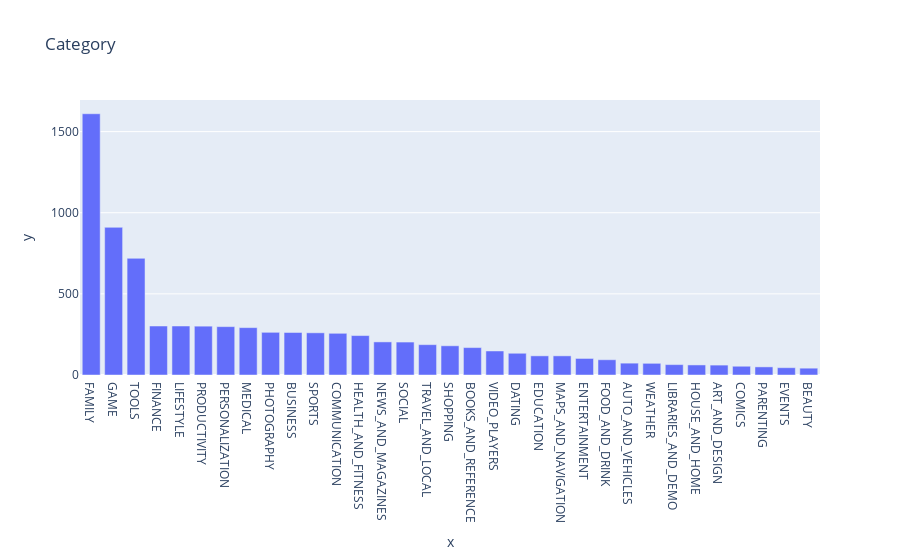

This figure's notebook cell:
### Markdown cell above
# Plotly Bar Charts & Scatter Plots: Analysing App Categories

### Code cell
# make a  Bar Charts Analysing App Categories using plotly
x = df_apps_clean.Category.value_counts().index
y = df_apps_clean.Category.value_counts().values
fig = px.bar(x=x, y=y, title='Category')
fig.show()

### Figure 1 — Plotly figure (JSON) as saved in the notebook; plotly's stock layout.template omitted (floating-point values rounded to 4 significant figures)
{"data": [{"alignmentgroup": "True", "hovertemplate": "x=%{x}<br>y=%{y}<extra></extra>", "legendgroup": "", "marker": {"color": "#636efa", "pattern": {"shape": ""}}, "name": "", "offsetgroup": "", "orientation": "v", "showlegend": false, "textposition": "auto", "type": "bar", "x": ["FAMILY", "GAME", "TOOLS", "FINANCE", "LIFESTYLE", "PRODUCTIVITY", "PERSONALIZATION", "MEDICAL", "PHOTOGRAPHY", "BUSINESS", "SPORTS", "COMMUNICATION", "HEALTH_AND_FITNESS", "NEWS_AND_MAGAZINES", "SOCIAL", "TRAVEL_AND_LOCAL", "SHOPPING", "BOOKS_AND_REFERENCE", "VIDEO_PLAYERS", "DATING", "EDUCATION", "MAPS_AND_NAVIGATION", "ENTERTAINMENT", "FOOD_AND_DRINK", "AUTO_AND_VEHICLES", "WEATHER", "LIBRARIES_AND_DEMO", "HOUSE_AND_HOME", "ART_AND_DESIGN", "COMICS", "PARENTING", "EVENTS", "BEAUTY"], "xaxis": "x", "y": [1610, 910, 719, 302, 302, 301, 298, 292, 263, 262, 260, 257, 243, 204, 203, 187, 180, 169, 148, 134, 118, 118, 102, 94, 73, 72, 64, 62, 61, 54, 50, 45, 42], "yaxis": "y"}], "layout": {"barmode": "relative", "legend": {"tracegroupgap": 0}, "title": {"text": "Category"}, "xaxis": {"anchor": "y", "domain": [0, 1], "title": {"text": "x"}}, "yaxis": {"anchor": "x", "domain": [0, 1], "title": {"text": "y"}}}}
